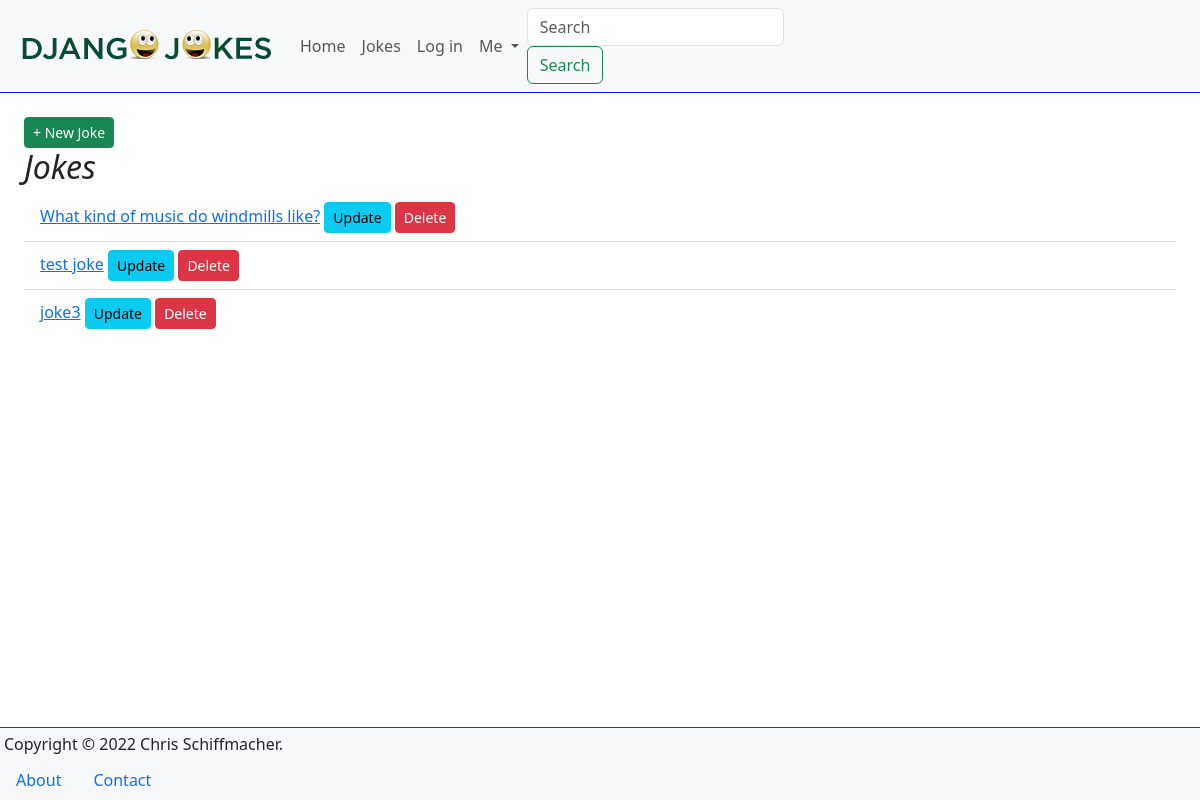
Before: /jokes/ with the older database file.
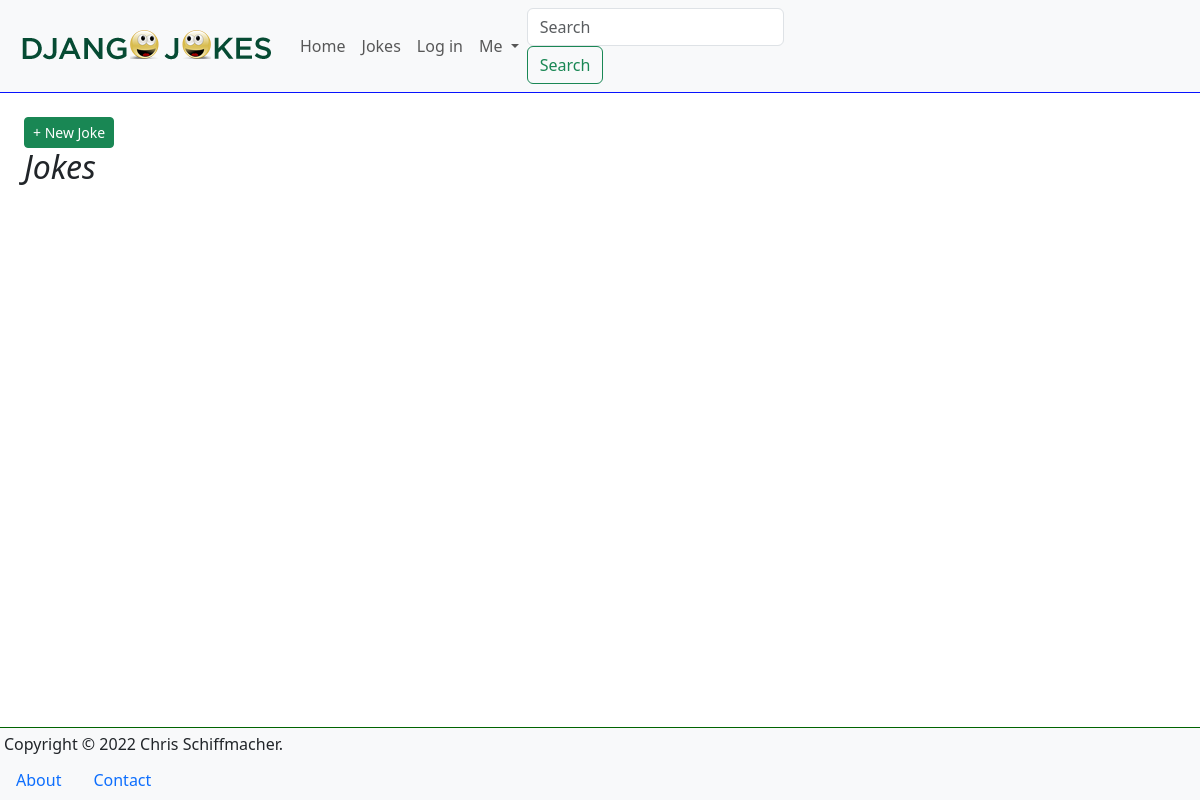
After: the same page with the newer database file.
### jokes/models.py (models this page shows, shortened)
class Joke(models.Model):
    question = models.TextField(max_length=200)
    answer = models.TextField(max_length=100, blank=True)
    created = models.DateTimeField(auto_now_add=True)
    updated = models.DateTimeField(auto_now=True)
    def get_absolute_url(self):
        return reverse('jokes:detail', args=[str(self.pk)])

### jokes/views.py (the view)
# urls.py: path('', JokeListView.as_view(), name='list'),
class JokeListView(ListView):
    model = Joke

### templates/jokes/joke_list.html (shortened to what this page needs)
{% extends "_base.html" %}
{% block main %}
    <a class="btn btn-success btn-sm float-right" href="{% url 'jokes:create' %}">
        + New Joke
    </a>
    <h2>Jokes</h2>
    <ul class="list-group list-group-flush mb-3">
        {% for joke in joke_list %}
            <li class="list-group-item">
                <a href="{{ joke.get_absolute_url }}">{{ joke.question }}</a>
                <a href="{% url 'jokes:update' joke.pk %}"
                    class="btn btn-info btn-sm float-right mr-2">Update</a>
                <a href="{% url 'jokes:delete' joke.pk %}"
                    class="btn btn-danger btn-sm float-right mr-2">Delete</a>
            </li>
        {% endfor %}
    </ul>
{% endblock %}

Changed rows visible on the page:
removed Joke: question "What kind of music do windmills like?"
removed Joke: question "test joke"
removed Joke: question "joke3"
